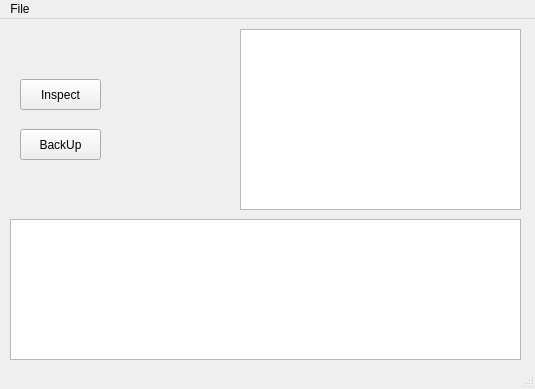
<?xml version="1.0" encoding="UTF-8"?>
<ui version="4.0">
 <class>MainWindow</class>
 <widget class="QMainWindow" name="MainWindow">
  <property name="geometry">
   <rect>
    <x>0</x>
    <y>0</y>
    <width>535</width>
    <height>389</height>
   </rect>
  </property>
  <property name="windowTitle">
   <string>MainWindow</string>
  </property>
  <widget class="QWidget" name="centralwidget">
   <widget class="QPushButton" name="btnBackup">
    <property name="geometry">
     <rect>
      <x>20</x>
      <y>110</y>
      <width>81</width>
      <height>31</height>
     </rect>
    </property>
    <property name="text">
     <string>BackUp</string>
    </property>
   </widget>
   <widget class="QPushButton" name="btnInspect">
    <property name="geometry">
     <rect>
      <x>20</x>
      <y>60</y>
      <width>81</width>
      <height>31</height>
     </rect>
    </property>
    <property name="text">
     <string>Inspect</string>
    </property>
   </widget>
   <widget class="QListView" name="listDevice">
    <property name="geometry">
     <rect>
      <x>240</x>
      <y>10</y>
      <width>281</width>
      <height>181</height>
     </rect>
    </property>
   </widget>
   <widget class="QListView" name="listLog">
    <property name="geometry">
     <rect>
      <x>10</x>
      <y>200</y>
      <width>511</width>
      <height>141</height>
     </rect>
    </property>
   </widget>
  </widget>
  <widget class="QMenuBar" name="menubar">
   <property name="geometry">
    <rect>
     <x>0</x>
     <y>0</y>
     <width>535</width>
     <height>21</height>
    </rect>
   </property>
   <widget class="QMenu" name="menuFile">
    <property name="title">
     <string>File</string>
    </property>
   </widget>
   <addaction name="menuFile"/>
  </widget>
  <widget class="QStatusBar" name="statusbar"/>
 </widget>
 <resources/>
 <connections/>
</ui>
